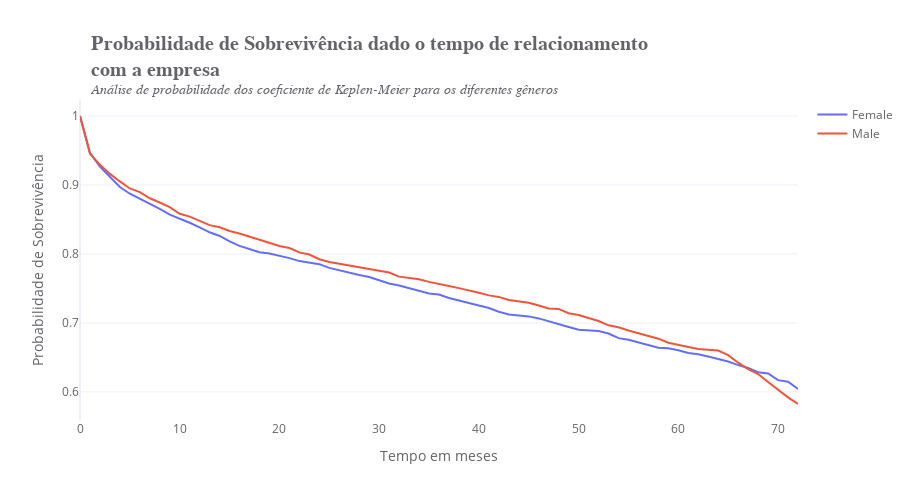

The cell this chart's notebook holds for it:
### Markdown cell above
A probabilidade geral de sobrevivência é bem alta, se mantendo acima de 50% 
durante todo o período. Nos primeiros 4 meses, a probabilidade do cliente não 
vivenciar o evento de interesse (Churn) é acima de 90%.

Agora, vamos ver se há diferença entre os grupos de gênero e senioridade.

### Code cell
# Inicializando o método
kmf = KaplanMeierFitter()

# Initializando a figure
fig = go.Figure()

# Ajustando os dados
for genero in data['gender'].unique():
    data_gender = data.query(f"gender == '{genero}'")
    kmf.fit(data_gender['tenure'], data_gender['Churn'], label=genero)
    fig.add_trace(go.Scatter(x=kmf.survival_function_.index,
                                y=kmf.survival_function_[f'{genero}'],
                                mode='lines',
                                name=genero))
    
# Atualizando o layout da figure
fig.update_layout(
    title='<b>Probabilidade de Sobrevivência dado o tempo de relacionamento<br>com a empresa</b><br><sup><i>Análise de probabilidade dos coeficiente de Keplen-Meier para os diferentes gêneros</i></sup>',
    title_font=dict(size=20, family="Arial"),
    font_color='#646369',
    template='plotly_white',
    yaxis=dict(showticklabels=True, showgrid=True, title='Probabilidade de Sobrevivência'),
    xaxis=dict(showgrid=False, title='Tempo em meses'),
    title_x=0.1,
    width=910,
    height=500,
    showlegend=True
)

### Figure 1 — Plotly figure (JSON) as saved in the notebook; plotly's stock layout.template omitted (floating-point values rounded to 4 significant figures)
{"data": [{"mode": "lines", "name": "Female", "type": "scatter", "x": [0, 1, 2, 3, 4, 5, 6, 7, 8, 9, 10, 11, 12, 13, 14, 15, 16, 17, 18, 19, 20, 21, 22, 23, 24, 25, 26, 27, 28, 29, 30, 31, 32, 33, 34, 35, 36, 37, 38, 39, 40, 41, 42, 43, 44, 45, 46, 47, 48, 49, 50, 51, 52, 53, 54, 55, 56, 57, 58, 59, 60, 61, 62, 63, 64, 65, 66, 67, 68, 69, 70, 71, 72], "y": [1, 0.9466, 0.9265, 0.9114, 0.8969, 0.8873, 0.88, 0.8727, 0.8652, 0.857, 0.8516, 0.8452, 0.8384, 0.8314, 0.8261, 0.8182, 0.8116, 0.8068, 0.8024, 0.8005, 0.7974, 0.7939, 0.7896, 0.7876, 0.7852, 0.7798, 0.776, 0.773, 0.7695, 0.7665, 0.7615, 0.757, 0.7543, 0.7501, 0.7459, 0.7425, 0.741, 0.7361, 0.7325, 0.7284, 0.7253, 0.7216, 0.7162, 0.7123, 0.7112, 0.7094, 0.7065, 0.7023, 0.6973, 0.6941, 0.6902, 0.6895, 0.6881, 0.6845, 0.6779, 0.6756, 0.6717, 0.6683, 0.6641, 0.6632, 0.6604, 0.6565, 0.6544, 0.6511, 0.6477, 0.6441, 0.6388, 0.6346, 0.6285, 0.6267, 0.617, 0.6147, 0.6042]}, {"mode": "lines", "name": "Male", "type": "scatter", "x": [0, 1, 2, 3, 4, 5, 6, 7, 8, 9, 10, 11, 12, 13, 14, 15, 16, 17, 18, 19, 20, 21, 22, 23, 24, 25, 26, 27, 28, 29, 30, 31, 32, 33, 34, 35, 36, 37, 38, 39, 40, 41, 42, 43, 44, 45, 46, 47, 48, 49, 50, 51, 52, 53, 54, 55, 56, 57, 58, 59, 60, 61, 62, 63, 64, 65, 66, 67, 68, 69, 70, 71, 72], "y": [1, 0.9453, 0.9292, 0.9161, 0.9051, 0.8949, 0.8896, 0.8807, 0.8746, 0.8678, 0.8582, 0.8541, 0.848, 0.8418, 0.8386, 0.8333, 0.8297, 0.825, 0.8206, 0.8153, 0.8116, 0.8085, 0.8023, 0.7991, 0.7923, 0.7882, 0.7857, 0.7832, 0.7815, 0.778, 0.7758, 0.773, 0.7671, 0.7647, 0.7633, 0.7595, 0.756, 0.7535, 0.7504, 0.7473, 0.7436, 0.7399, 0.7377, 0.7333, 0.731, 0.7293, 0.7251, 0.7209, 0.7203, 0.714, 0.7115, 0.7069, 0.7028, 0.6965, 0.6936, 0.6891, 0.6852, 0.6821, 0.6771, 0.6712, 0.6686, 0.6649, 0.6621, 0.6611, 0.66, 0.6531, 0.6423, 0.6331, 0.6258, 0.6144, 0.6031, 0.592, 0.5824]}], "layout": {"font": {"color": "#646369"}, "height": 500, "showlegend": true, "title": {"font": {"family": "Arial", "size": 20}, "text": "<b>Probabilidade de Sobrevivência dado o tempo de relacionamento<br>com a empresa</b><br><sup><i>Análise de probabilidade dos coeficiente de Keplen-Meier para os diferentes gêneros</i></sup>", "x": 0.1}, "width": 910, "xaxis": {"showgrid": false, "title": {"text": "Tempo em meses"}}, "yaxis": {"showgrid": true, "showticklabels": true, "title": {"text": "Probabilidade de Sobrevivência"}}}}
